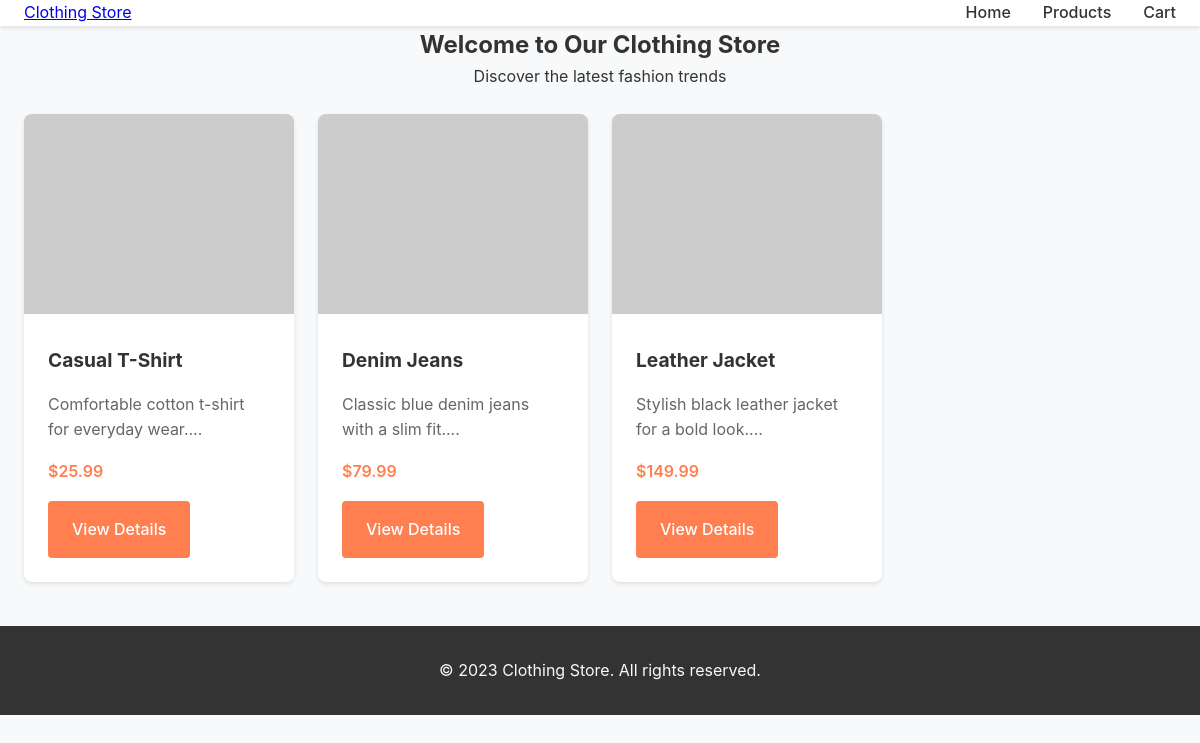
The page / on the database its author committed.
### tables this page shows
CREATE TABLE products (
            id INTEGER PRIMARY KEY AUTOINCREMENT,
            name TEXT NOT NULL,
            description TEXT NOT NULL,
            price REAL NOT NULL,
            category TEXT NOT NULL,
            image_url TEXT NOT NULL,
            sizes TEXT NOT NULL  -- Comma-separated sizes
        );

### app.py (the view)
@app.route('/')
def index():
    products = get_all_products()
    featured = products[:3]  # First 3 as featured
    return render_template('index.html', featured=featured)

### models.py (called while the page is built)
def get_db_connection():
    conn = sqlite3.connect(DB_PATH)
    conn.row_factory = sqlite3.Row
    return conn

def get_all_products():
    conn = get_db_connection()
    products = conn.execute('SELECT * FROM products').fetchall()
    conn.close()
    return products

### templates/index.html (shortened to what this page needs)
{% extends "base.html" %}
{% block content %}
<section class="container">
    <div class="text-center mb-md">
        <h1>Welcome to Our Clothing Store</h1>
        <p>Discover the latest fashion trends</p>
    </div>
    <div class="grid">
        {% for product in featured %}
        <article class="card">
            <img src="{{ product.image_url }}" alt="{{ product.name }}">
            <div class="card-content">
                <h3>{{ product.name }}</h3>
                <p>{{ product.description[:50] }}...</p>
                <p class="price">${{ "%.2f"|format(product.price) }}</p>
                <a href="{{ url_for('product_detail', product_id=product.id) }}" class="btn">View Details</a>
            </div>
        </article>
        {% endfor %}
    </div>
</section>
{% endblock %}

### static/css/style.css (style rules this page uses)
* { margin: 0; padding: 0; box-sizing: border-box; }
body { font-family: 'Inter', sans-serif; line-height: 1.6; color: #333; background-color: #f8f9fa; }
:root { --primary-bg: #f8f9fa; --secondary-bg: #ffffff; --text-color: #333333; --accent-color: #ff7f50; --border-color: #e9ecef; --shadow: 0 2px 4px rgba(0,0,0,0.1); --spacing-xs: 0.5rem; --spacing-sm: 1rem; --spacing-md: 1.5rem; --spacing-lg: 2rem; --spacing-xl: 3rem; }
.container { max-width: 1200px; margin: 0 auto; padding: 0 var(--spacing-md); }
section { padding: var(--spacing-xl) 0; }
.btn { display: inline-block; padding: var(--spacing-sm) var(--spacing-md); background-color: var(--accent-color); color: white; text-decoration: none; border: none; border-radius: 4px; cursor: pointer; font-weight: 500; transition: background-color 0.3s; }
.card { background-color: var(--secondary-bg); border-radius: 8px; box-shadow: var(--shadow); overflow: hidden; transition: transform 0.3s; }
.card img { width: 100%; height: 200px; object-fit: cover; }
.card-content { padding: var(--spacing-md); }
.card h3 { margin-bottom: var(--spacing-sm); font-size: 1.2rem; }
.card p { color: #666; margin-bottom: var(--spacing-sm); }
.card .price { font-weight: 600; color: var(--accent-color); }
.grid { display: grid; grid-template-columns: repeat(auto-fill, minmax(250px, 1fr)); gap: var(--spacing-md); }
.text-center { text-align: center; }
.mb-md { margin-bottom: var(--spacing-md); }

### rows shown on the page
products: name "Casual T-Shirt", description "Comfortable cotton t-shirt for everyday wear.", price "25.99"
products: name "Denim Jeans", description "Classic blue denim jeans with a slim fit.", price "79.99"
products: name "Leather Jacket", description "Stylish black leather jacket for a bold look.", price "149.99"
